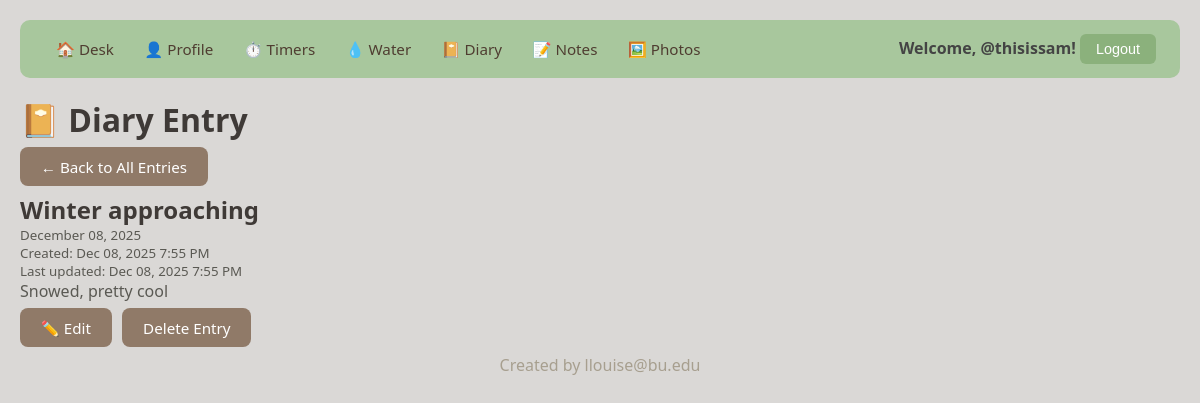
Screenshot of /project/diary/5/ (signed in) with the database file from the repository.
### project/models.py (models this page shows, shortened)
class DiaryEntry(models.Model):
    user = models.ForeignKey(
        User, on_delete=models.CASCADE, related_name="diary_entries"
    )
    date = models.DateField(auto_now_add=True)
    title = models.CharField(max_length=200, help_text="Short title for your entry")
    content = models.TextField(help_text="Write your thoughts here")
    created_at = models.DateTimeField(auto_now_add=True)
    updated_at = models.DateTimeField(auto_now=True)
    class Meta:
        ordering = ["-date"]
        verbose_name_plural = "Diary Entries"

### project/views.py (the view)
# urls.py: path("diary/<int:pk>/", DiaryDetailView.as_view(), name="diary_detail"),
class DiaryDetailView(LoginRequiredMixin, DetailView):
    model = DiaryEntry
    template_name = "project/diary_detail.html"
    context_object_name = "entry"
    login_url = "login"
    def get_queryset(self):
        return DiaryEntry.objects.filter(user=self.request.user)

### project/templates/project/diary_detail.html
{% extends 'project/base.html' %}
{% block content %}
<h1>📔 Diary Entry</h1>
<p>
    <a href="{% url 'diary_list' %}" class="btn">← Back to All Entries</a>
</p>
<h2>{{ entry.title }}</h2>
<p><small>{{ entry.date|date:"F d, Y" }}</small></p>
<p><small>Created: {{ entry.created_at|date:"M d, Y g:i A" }}</small></p>
{% if entry.updated_at != entry.created_at %}
    <p><small>Last updated: {{ entry.updated_at|date:"M d, Y g:i A" }}</small></p>
{% endif %}
<p>{{ entry.content|linebreaks }}</p>
<p>
    <a href="{% url 'update_diary' entry.pk %}" class="btn">✏️ Edit</a>
    <a href="{% url 'delete_diary' entry.pk %}" class="btn">Delete Entry</a>
</p>
{% endblock %}

### project/templates/project/base.html (shortened to what this page needs)
{% load static %}
<html>
  <head>
    <link rel="stylesheet" href="{% static 'styles-project.css' %}">
  </head>
  <body>
    <nav>
      <div class="nav-links">
        <a href="{% url 'desk' %}">🏠 Desk</a>
        {% if user.is_authenticated %}
          <a href="{% url 'profile_detail' %}">👤 Profile</a>
          <a href="{% url 'timer_list' %}">⏱️ Timers</a>
          <a href="{% url 'water_log_list' %}">💧 Water</a>
          <a href="{% url 'diary_list' %}">📔 Diary</a>
          <a href="{% url 'sticky_note_list' %}">📝 Notes</a>
          <a href="{% url 'photo_list' %}">🖼️ Photos</a>
        {% endif %}
      </div>
      <div class="user-info">
        {% if user.is_authenticated %}
          <span>Welcome, @{{ user.username }}!</span>
          <form method="post" action="{% url 'logout' %}" style="display:inline;">
            <button type="submit" class="nav-link-btn">Logout</button>
          </form>
        {% else %}
          <a href="{% url 'login' %}">Login</a>
        {% endif %}
      </div>
    </nav>
    {% block content %}
    {% endblock %}
    <footer> <div style="text-align: center;"> Created by llouise@bu.edu </div></footer>
  </body>
</html>

### static/styles-project.css (style rules this page uses)
* { margin: 0; padding: 0; box-sizing: border-box; }
body { margin: 0; padding: 20px; min-height: 100vh; font-family: 'Segoe UI', Tahoma, Geneva, Verdana, sans-serif; background: #dad8d6; color: #333; }
h1, h2, h3 { color: #3f3a37; }
p { color: #5a5953; }
footer { width: 100%; color: rgb(167, 159, 143); text-align: center; bottom: 0px; }
nav { background: #a8c79d; padding: 0.85rem 1.5rem; border-radius: 10px; margin-bottom: 20px; display: flex; justify-content: space-between; align-items: center; }
nav a { color: #4f3d31; text-decoration: none; margin: 0 0.75rem; font-weight: 500; font-size: 0.95rem; transition: color 0.2s; }
.nav-links { display: flex; align-items: center; flex-wrap: wrap; gap: 0.4rem; }
.user-info { font-weight: 600; color: #444; }
nav button { background: #8bb17c; color: white; border: none; padding: 0.45rem 1rem; border-radius: 6px; cursor: pointer; font-weight: 500; font-size: 0.9rem; transition: background 0.2s; }
.btn { display: inline-block; padding: 0.6rem 1.3rem; background: #907a68; color: white; text-decoration: none; border-radius: 8px; border: none; cursor: pointer; font-size: 0.95rem; font-weight: 500; transition: background 0.2s, transform 0.2s, box-shadow 0.2s; margin: 0.4rem 0.4rem 0.4rem 0; }
form { display: flex; flex-direction: column; gap: 1rem; max-width: 600px; }

### rows the page displays
DiaryEntry: title "Winter approaching", date "December 08, 2025", created_at "Dec 08, 2025 7:55 PM", updated_at "Dec 08, 2025 7:55 PM", content "Snowed, pretty cool"

### other values shown
{{ user.username }} "thisissam"
